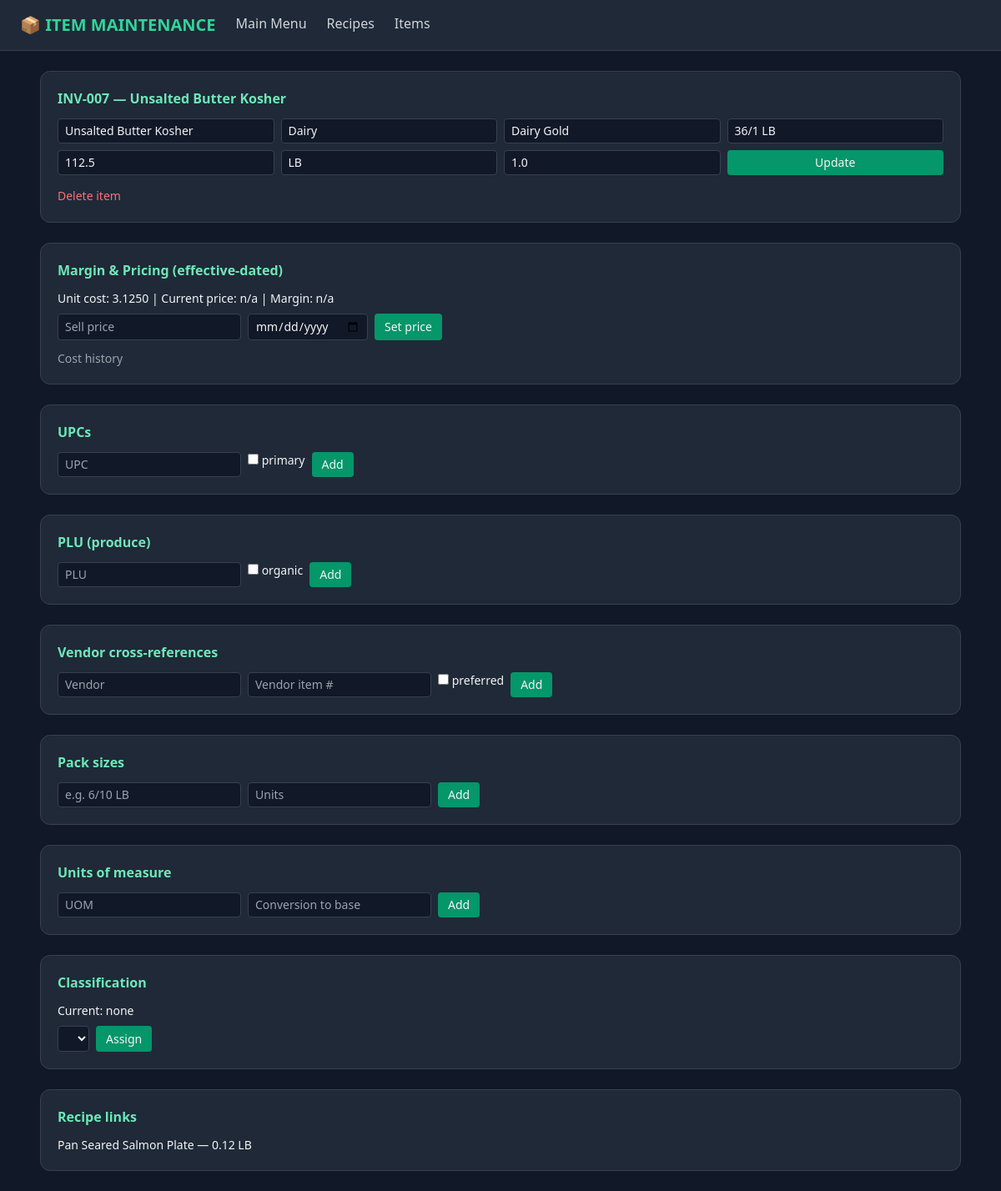
Page /items/INV-007 on the committed database.
### tables this page shows
CREATE TABLE inventory (
            Item_ID TEXT PRIMARY KEY,
            Description TEXT,
            Category TEXT,
            Vendor TEXT,
            Pack_Size TEXT,
            Case_Price REAL,
            Unit_of_Measure TEXT,
            Yield_Factor REAL
        );

CREATE TABLE recipe_ingredients (
            id INTEGER PRIMARY KEY AUTOINCREMENT,
            recipe_id INTEGER,
            item_id TEXT,
            quantity REAL,
            FOREIGN KEY (recipe_id) REFERENCES recipes (recipe_id),
            FOREIGN KEY (item_id) REFERENCES inventory (Item_ID)
        );

CREATE TABLE recipes (
            recipe_id INTEGER PRIMARY KEY AUTOINCREMENT,
            recipe_name TEXT NOT NULL UNIQUE,
            target_cost_pct REAL DEFAULT 0.30
        );

### src/items/routes.py (the view)
@items_bp.route('/<string:item_id>')
def detail(item_id):
    conn = _db()
    d = im.item_detail(conn, item_id)
    nodes = conn.execute("SELECT * FROM item_hierarchy ORDER BY level, name").fetchall()
    conn.close()
    if d is None:
        abort(404)
    return render_template('items.html', items=None, nodes=nodes, detail=d)

### src/items/item_maintenance.py (called while the page is built)
def connect(db_path=None):
    conn = sqlite3.connect(db_path or DB_PATH)
    conn.row_factory = sqlite3.Row
    return conn

def init_item_tables(conn):
    for ddl in SCHEMA:
        conn.execute(ddl)
    conn.commit()

def get_recipe_links(conn, item_id):
    return conn.execute('''SELECT r.recipe_id, r.recipe_name, ri.quantity FROM recipe_ingredients ri
                           JOIN recipes r ON r.recipe_id = ri.recipe_id WHERE ri.item_id = ?''',
                        (item_id,)).fetchall()

def current_price(conn, item_id, as_of=None):
    row = conn.execute("SELECT sell_price FROM item_prices WHERE item_id = ? AND effective_date <= ? "
                       "ORDER BY effective_date DESC LIMIT 1",
                       (item_id, as_of or date.today().isoformat())).fetchone()
    return row["sell_price"] if row else None

def unit_cost(conn, item_id):
    row = conn.execute("SELECT Pack_Size, Case_Price, Yield_Factor FROM inventory WHERE Item_ID = ?",
                       (item_id,)).fetchone()
    if row is None:
        return None
    try:
        pack = str(row["Pack_Size"]).strip()
        if "/" in pack:
            count, size = pack.split("/")
            units = float(count) * float(size.split()[0])
        else:
            units = float(pack.split()[0])
    except (ValueError, IndexError):
        units = 1.0
    return (row["Case_Price"] / units) / (row["Yield_Factor"] or 1.0)

def margin(cost, price):
    if cost is None or not price:
        return None, None
    return price - cost, (price - cost) / price

def cost_history(conn, item_id):
    return conn.execute("SELECT case_price, effective_date, changed_at FROM item_cost_history "
                        "WHERE item_id = ? ORDER BY id DESC", (item_id,)).fetchall()

### src/items/routes.py (called while the page is built)
def _db():
    conn = im.connect()
    im.init_item_tables(conn)
    return conn

### templates/items.html (shortened to what this page needs)
<!DOCTYPE html>
<html lang="en">
<head>
    <script src="https://cdn.tailwindcss.com"></script>
</head>
<body class="bg-gray-900 text-gray-100 font-sans min-h-screen">
<nav class="bg-gray-800 border-b border-gray-700 px-6 py-4 flex gap-6">
    <h1 class="text-xl font-bold text-emerald-400">📦 ITEM MAINTENANCE</h1>
    <a href="/" class="text-gray-300 hover:text-white">Main Menu</a>
    <a href="/recipes" class="text-gray-300 hover:text-white">Recipes</a>
    <a href="/items/" class="text-gray-300 hover:text-white">Items</a>
</nav>
<main class="max-w-6xl mx-auto p-6 space-y-6">
{% macro card(title) %}<section class="bg-gray-800 border border-gray-700 rounded-xl p-5"><h2 class="font-semibold text-emerald-300 mb-3">{{ title }}</h2>{{ caller() }}</section>{% endmacro %}
{% set inp = 'bg-gray-900 border border-gray-700 rounded px-2 py-1 text-sm' %}
{% set btn = 'bg-emerald-600 hover:bg-emerald-500 rounded px-3 py-1 text-sm' %}
{% set del = 'text-red-400 text-xs ml-2' %}
{% if detail %}
{% set it = detail.item %}{% set id = it.Item_ID %}
{% call card(id ~ ' — ' ~ it.Description) %}
    <form action="/items/save" method="POST" class="grid grid-cols-2 md:grid-cols-4 gap-2">
        <input name="description" value="{{ it.Description }}" class="{{ inp }}" required>
        <input name="category" value="{{ it.Category }}" class="{{ inp }}">
        <input name="vendor" value="{{ it.Vendor }}" class="{{ inp }}">
        <input name="pack_size" value="{{ it.Pack_Size }}" class="{{ inp }}">
        <input name="case_price" type="number" step="0.01" value="{{ it.Case_Price }}" class="{{ inp }}" required>
        <input name="uom" value="{{ it.Unit_of_Measure }}" class="{{ inp }}">
        <input name="yield_factor" type="number" step="0.01" min="0.01" value="{{ it.Yield_Factor }}" class="{{ inp }}" required>
        <button class="{{ btn }}">Update</button>
    </form>
    <form action="/items/{{ id }}/delete" method="POST" class="mt-3" onsubmit="return confirm('Delete this item?')">
        <button class="text-red-400 text-sm">Delete item</button>
    </form>
{% endcall %}
{% call card('Margin & Pricing (effective-dated)') %}
    <p class="text-sm mb-2">Unit cost: {{ '%.4f'|format(detail.unit_cost) }} |
    Current price: {{ '%.2f'|format(detail.sell_price) if detail.sell_price is not none else 'n/a' }} |
    Margin: {% if detail.margin_pct is not none %}{{ '%.2f'|format(detail.margin_amt) }} ({{ '%.1f'|format(detail.margin_pct*100) }}%){% else %}n/a{% endif %}</p>
    <form action="/items/{{ id }}/price" method="POST" class="flex gap-2">
        <input name="sell_price" type="number" step="0.01" min="0" placeholder="Sell price" class="{{ inp }}" required>
        <input name="effective_date" type="date" class="{{ inp }}" required><button class="{{ btn }}">Set price</button>
    </form>
    <h3 class="text-sm mt-3 text-gray-400">Cost history</h3>
{% endcall %}
{% call card('UPCs') %}
    <form action="/items/{{ id }}/upc" method="POST" class="flex gap-2"><input name="upc" placeholder="UPC" class="{{ inp }}" required>
        <label class="text-sm"><input type="checkbox" name="primary"> primary</label><button class="{{ btn }}">Add</button></form>
{% endcall %}
{% call card('PLU (produce)') %}
    <form action="/items/{{ id }}/plu" method="POST" class="flex gap-2"><input name="plu" placeholder="PLU" class="{{ inp }}" required>
        <label class="text-sm"><input type="checkbox" name="organic"> organic</label><button class="{{ btn }}">Add</button></form>
{% endcall %}
{% call card('Vendor cross-references') %}
    <form action="/items/{{ id }}/xref" method="POST" class="flex gap-2"><input name="vendor" placeholder="Vendor" class="{{ inp }}" required>
        <input name="vendor_item_code" placeholder="Vendor item #" class="{{ inp }}" required>
        <label class="text-sm"><input type="checkbox" name="preferred"> preferred</label><button class="{{ btn }}">Add</button></form>
{% endcall %}
{% call card('Pack sizes') %}
    <form action="/items/{{ id }}/pack" method="POST" class="flex gap-2"><input name="pack_size" placeholder="e.g. 6/10 LB" class="{{ inp }}" required>
        <input name="units_per_pack" type="number" step="any" min="0" placeholder="Units" class="{{ inp }}" required><button class="{{ btn }}">Add</button></form>
{% endcall %}
{% call card('Units of measure') %}
    <form action="/items/{{ id }}/uom" method="POST" class="flex gap-2"><input name="uom" placeholder="UOM" class="{{ inp }}" required>
        <input name="conversion" type="number" step="any" min="0" placeholder="Conversion to base" class="{{ inp }}" required><button class="{{ btn }}">Add</button></form>
{% endcall %}
{% call card('Classification') %}
    <p class="text-sm mb-2">Current: {{ detail.classification.level ~ ': ' ~ detail.classification.name if detail.classification else 'none' }}</p>
    <form action="/items/{{ id }}/classify" method="POST" class="flex gap-2"><select name="node_id" class="{{ inp }}">
        {% for n in nodes %}<option value="{{ n.node_id }}">{{ n.level }}: {{ n.name }}</option>{% endfor %}</select><button class="{{ btn }}">Assign</button></form>
{% endcall %}
{% call card('Recipe links') %}
    <ul class="text-sm">{% for r in detail.recipes %}<li>{{ r.recipe_name }} — {{ r.quantity }} {{ it.Unit_of_Measure }}</li>{% else %}<li class="text-gray-400">Not used in any recipe</li>{% endfor %}</ul>
{% endcall %}
{% endif %}
</main></body></html>

### rows in the picture
inventory: description "Unsalted Butter Kosher", category "Dairy", vendor "Dairy Gold", pack_size "36/1 LB", case_price "112.5", uom "LB", yield_factor "1.0", Unit_of_Measure "LB"
recipe_ingredients: recipe_name "Pan Seared Salmon Plate", quantity "0.12"

### other values in the picture
{{ title }} "INV-007 — Unsalted Butter Kosher Margin & Pricing (effective-dated) UPCs PLU (produce) Vendor cross-references Pack sizes Units of measure Classification Recipe links"
{{ '%.4f'|format(detail.unit_cost) }} "3.1250"
